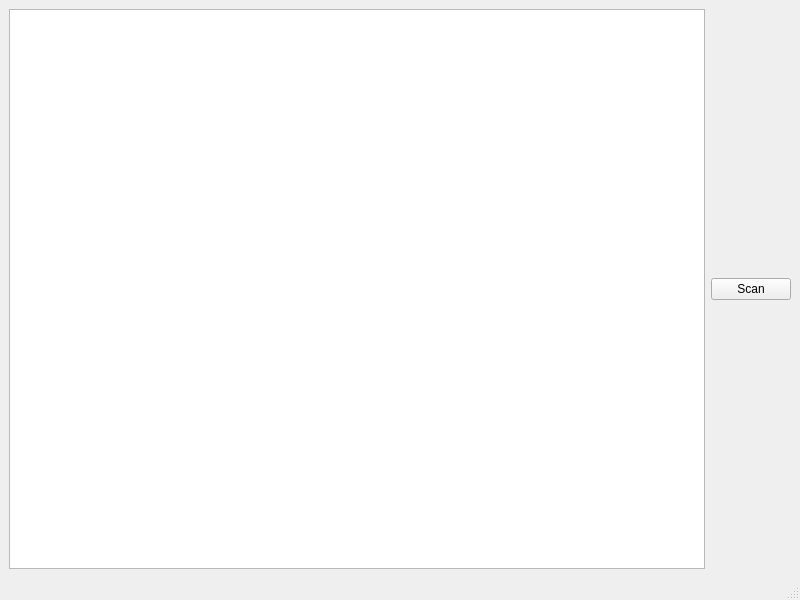
<?xml version="1.0" encoding="UTF-8"?>
<ui version="4.0">
 <class>MainWindow</class>
 <widget class="QMainWindow" name="MainWindow">
  <property name="geometry">
   <rect>
    <x>0</x>
    <y>0</y>
    <width>800</width>
    <height>600</height>
   </rect>
  </property>
  <property name="windowTitle">
   <string>MainWindow</string>
  </property>
  <widget class="QWidget" name="centralwidget">
   <layout class="QGridLayout" name="gridLayout">
    <item row="0" column="0">
     <layout class="QHBoxLayout" name="horizontalLayout">
      <item>
       <widget class="PlotWidget" name="plot_widget"/>
      </item>
      <item>
       <layout class="QVBoxLayout" name="verticalLayout_2">
        <item>
         <widget class="QPushButton" name="scan_btn">
          <property name="text">
           <string>Scan</string>
          </property>
         </widget>
        </item>
       </layout>
      </item>
     </layout>
    </item>
   </layout>
  </widget>
  <widget class="QMenuBar" name="menubar">
   <property name="geometry">
    <rect>
     <x>0</x>
     <y>0</y>
     <width>800</width>
     <height>24</height>
    </rect>
   </property>
  </widget>
  <widget class="QStatusBar" name="statusbar"/>
 </widget>
 <customwidgets>
  <customwidget>
   <class>PlotWidget</class>
   <extends>QGraphicsView</extends>
   <header>pyqtgraph</header>
  </customwidget>
 </customwidgets>
 <resources/>
 <connections/>
</ui>
